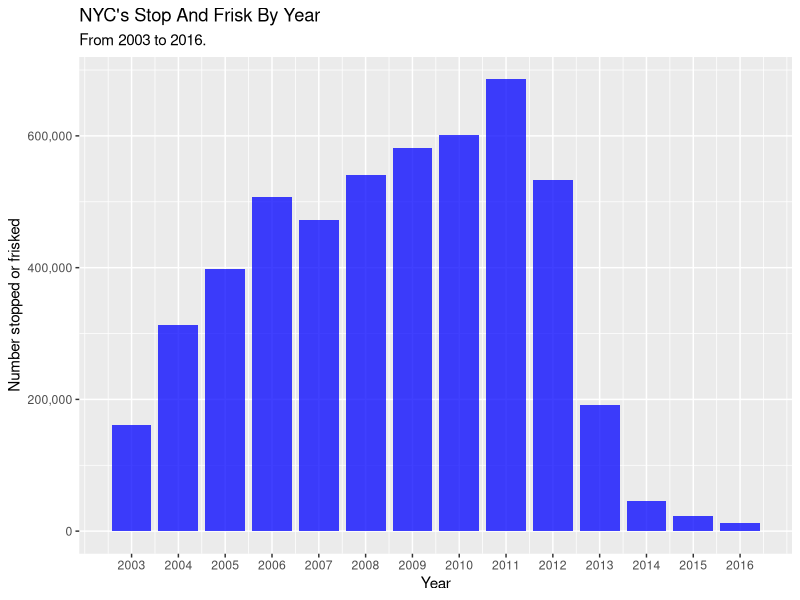
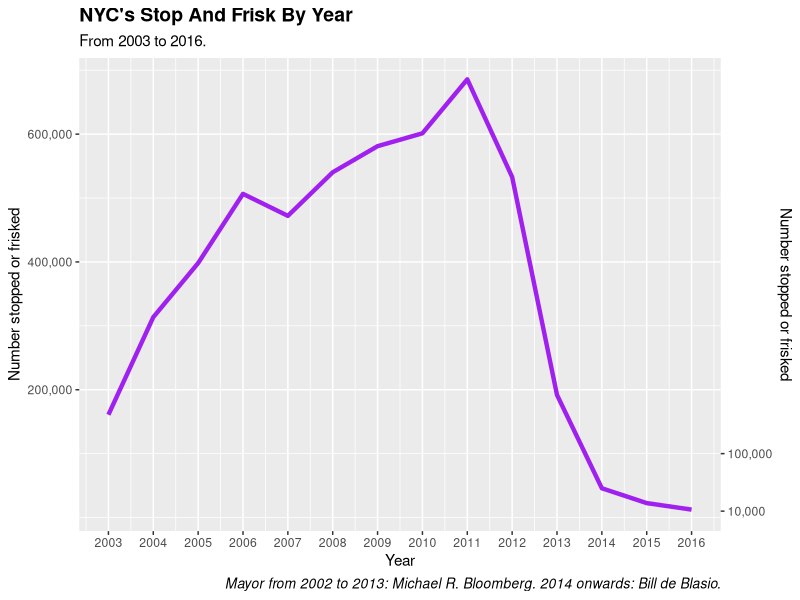

The R script that drew these images, in order:
library(data.table)
library(ggplot2)
library(scales) # For thousands separator in y axis
options(scipen = 100) # Suppress scientific notation

# Raw data at: https://www1.nyc.gov/site/nypd/stats/reports-analysis/stopfrisk.page

sqfByYear <- fread("sqfByYear.csv") # Stop/frisk totals abstrated by year

# Barchart using geom_col: ----
 
ggplot(sqfByYear, aes(x = year, y = N)) +
  geom_col(alpha = .75,
           fill = "blue",
           width = .85) +
  scale_x_continuous(breaks = c(2003:2016)) +
  scale_y_continuous(labels = comma) +
  labs(
    x = "Year",
    y = "Number stopped or frisked",
    title = "NYC's Stop And Frisk By Year",
    subtitle = "From 2003 to 2016."
  )

# Line plot: ----

ggplot(sqfByYear, aes(x = year, y = N)) +
  geom_line(color = "purple", size = 1.5) +
  scale_x_continuous(breaks = c(2003:2016)) +
  scale_y_continuous(
    labels = comma,
    breaks = c(200000, 400000, 600000),
    sec.axis = dup_axis(breaks = c(10000, 100000), labels = comma) # some y axis breaks on right, less eyeball work
  ) +
  labs(
    x = "Year",
    y = "Number stopped or frisked",
    title = "NYC's Stop And Frisk By Year",
    subtitle = "From 2003 to 2016.",
    caption = " Mayor from 2002 to 2013: Michael R. Bloomberg. 2014 onwards: Bill de Blasio."
  ) +
  theme(
    plot.title = element_text(size = 14, face = "bold"),
    plot.caption = element_text(size = 10, face = "italic")
  )
